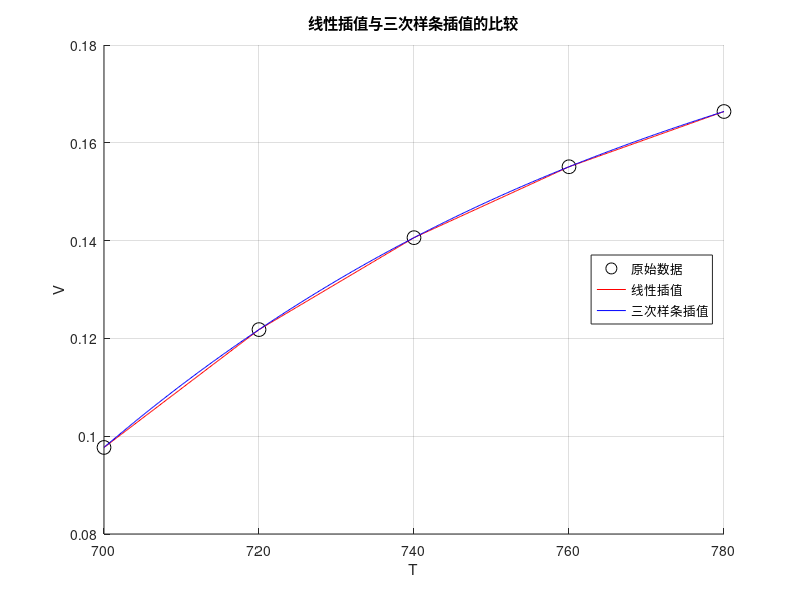

This figure's MATLAB source:
% 已知数据
T = [700,720,740,760,780];
V = [0.0977, 0.1218, 0.1406, 0.1551, 0.1664];

% 插值求解的温度点
T_query = [750, 770];

% 线性插值
V_linear = interp1(T, V, T_query, 'linear');

% 三次样条插值
V_spline = interp1(T, V, T_query, 'spline');

% 输出插值结果
fprintf('在T=750时，线性插值、三次样条插值得到的体积变化为：%.4f, %.4f\n', V_linear(1),V_spline(1));
fprintf('在T=770时，线性插值、三次样条插值得到的体积变化为：%.4f, %.4f\n', V_linear(2), V_spline(2));

% 生成插值函数的图形
T_fine = linspace(min(T), max(T), 500); % 细分的温度区间，用于画图
V_linear_fine = interp1(T, V, T_fine, 'linear'); % 细分区间的线性插值结果
V_spline_fine = interp1(T, V, T_fine, 'spline'); % 细分区间的三次样条插值结果

figure;
hold on; % 保持当前图形
plot(T, V, 'ko', 'MarkerSize', 10); % 原始数据点
plot(T_fine, V_linear_fine, 'r-'); % 线性插值函数
plot(T_fine, V_spline_fine, 'b-'); % 三次样条插值函数
legend('原始数据', '线性插值', '三次样条插值','Location','east'); % 图例
xlabel('T'); ylabel('V'); 
title('线性插值与三次样条插值的比较');
grid on;
hold off;